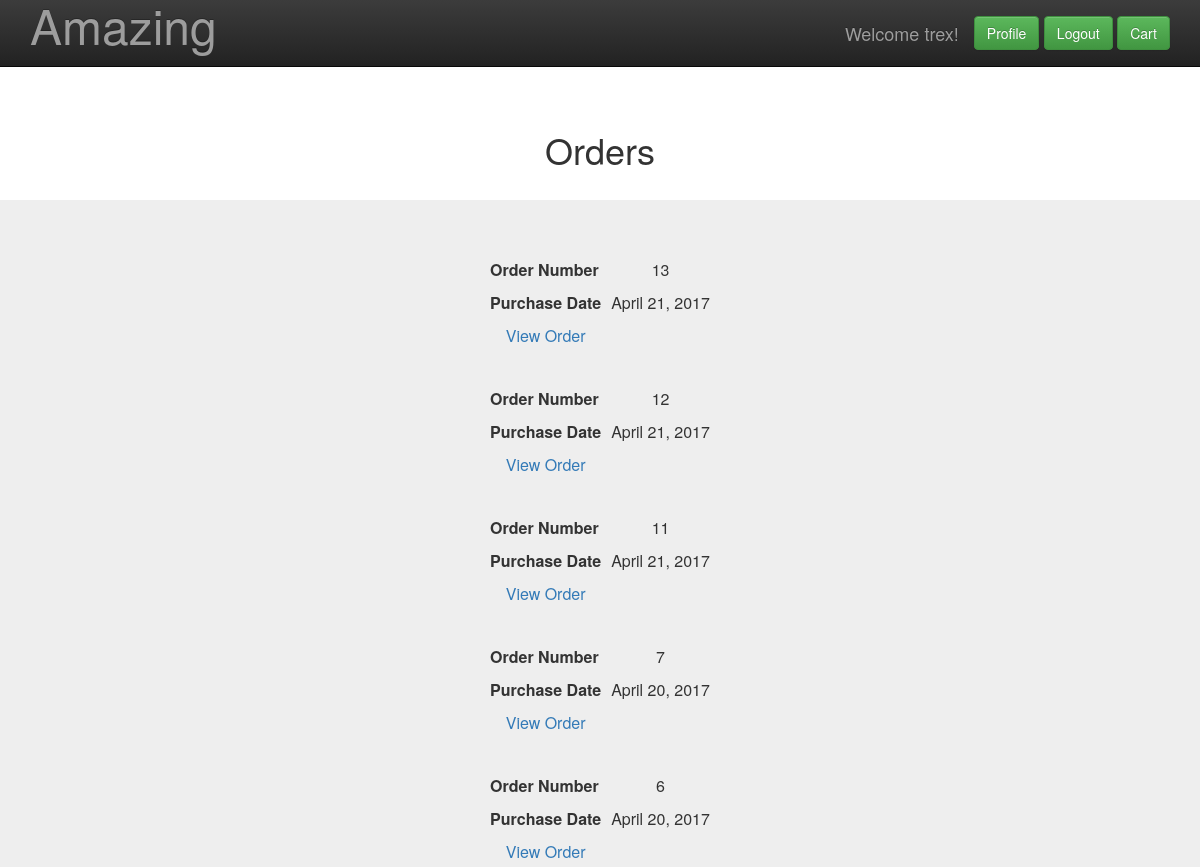
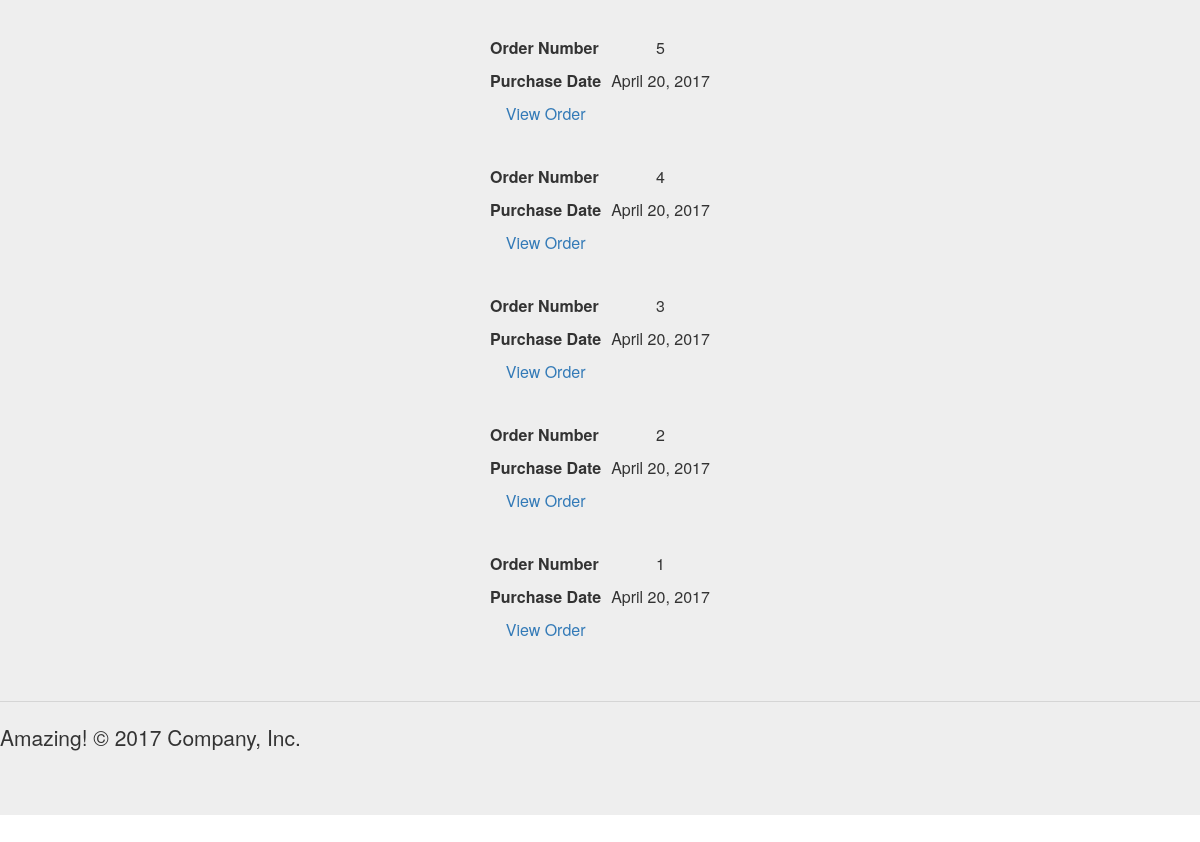
The page /profile/view-orders (signed in) on the database as committed earlier (2 pictures, top to bottom).
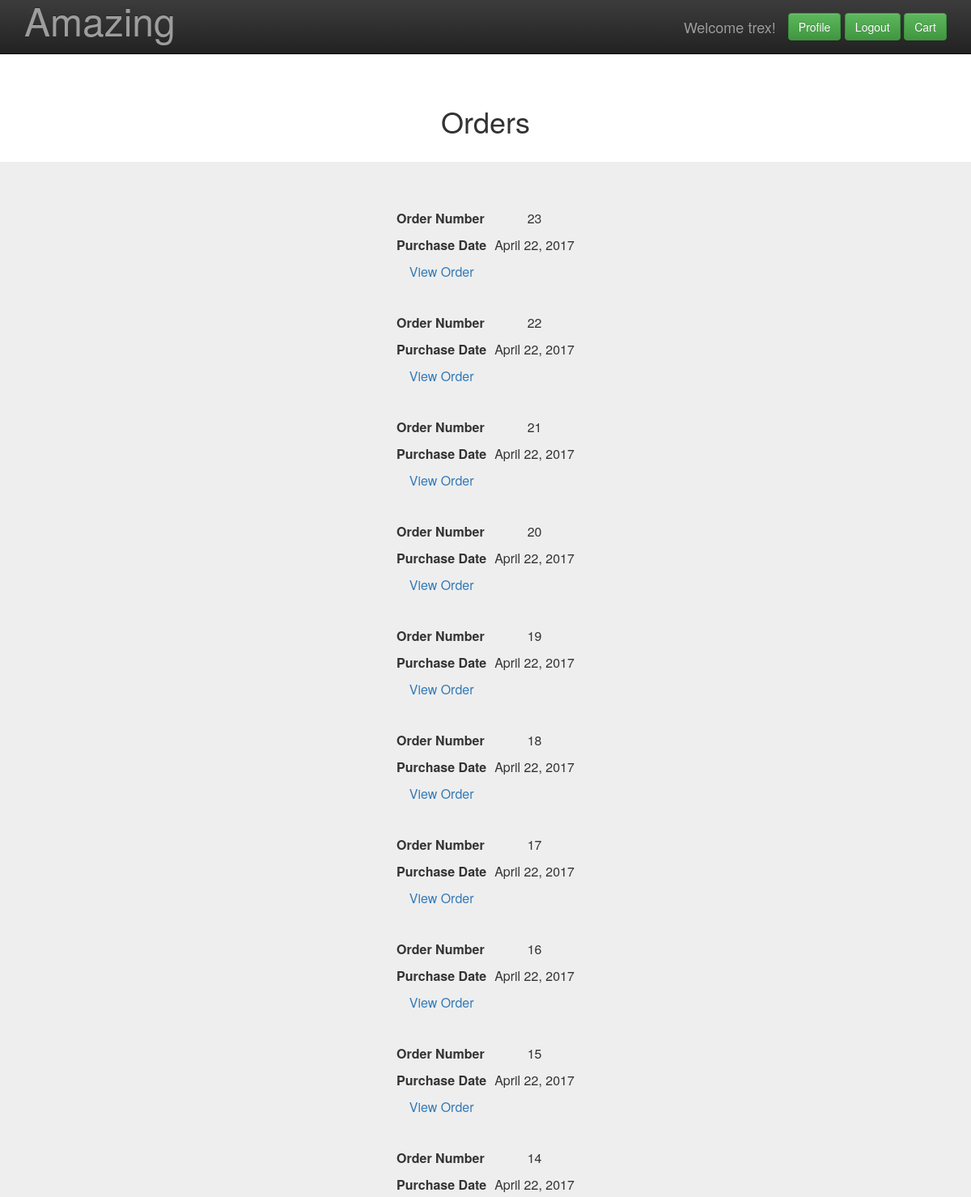
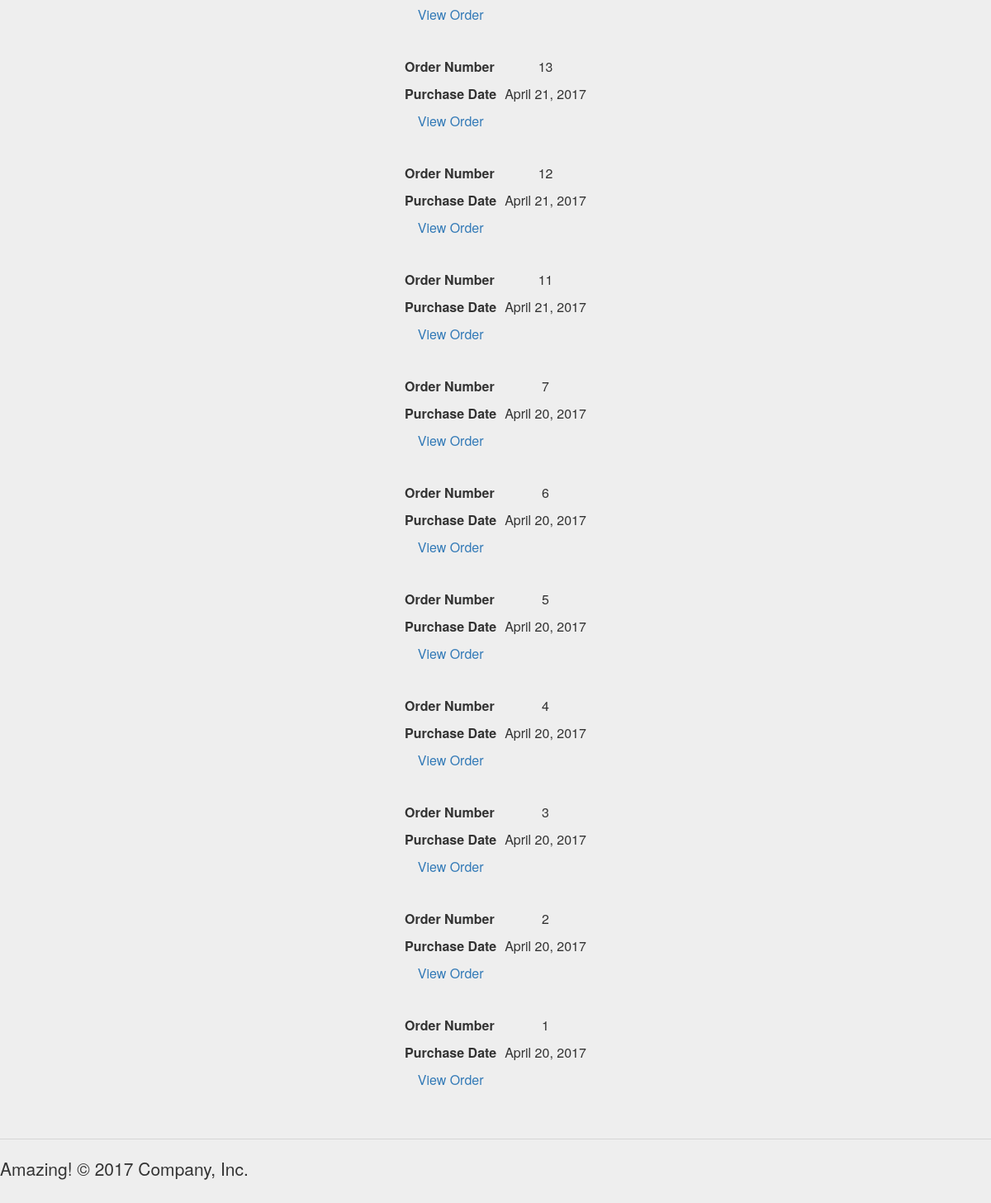
The same page on the database as committed later (2 pictures, top to bottom).
### user_profile/models.py (models this page shows, shortened)
class Order(models.Model):
	user = models.ForeignKey(User,on_delete=models.CASCADE)
	purchase_date = models.DateField(auto_now_add=True)
	address = models.CharField(max_length=100, blank=True)
	city = models.CharField(max_length=100, blank=True)
	state = models.CharField(max_length=100, blank=True)
	zip_code = models.CharField(max_length=100, blank=True)
	card_number = models.IntegerField(null=True)
	card_name = models.CharField(max_length=100, blank=True)
	card_month = models.IntegerField(null=True)
	card_year = models.IntegerField(null=True)

### user_profile/views.py (the view)
def view_orders(request):
	orders = Order.objects.filter(user=request.user)
	orders = sorted(orders, key=operator.attrgetter('pk'), reverse=True)
	return render(request, 'vieworders.html', {'orders':orders})

### templates/vieworders.html (shortened to what this page needs)
{% load staticfiles %}
{% load humanize %}
<link rel="stylesheet" href="https://maxcdn.bootstrapcdn.com/bootstrap/3.3.7/css/bootstrap.min.css">
<link rel="stylesheet" href="https://maxcdn.bootstrapcdn.com/bootstrap/3.3.7/css/bootstrap-theme.min.css">
<!DOCTYPE html>
<html lang="en">
  <head>
    <link href="../../assets/css/ie10-viewport-bug-workaround.css" rel="stylesheet">
    <link href="/static/css/jumbotron.css" rel="stylesheet">
  </head>
  <body>
    <nav class="navbar navbar-inverse navbar-fixed-top">
      <div class="container">
        <div class="navbar-header">
          <a class="navbar-brand" href="/">
      <font size = "18">Amazing</font>
      </a>
        </div>
        <div id="navbar" class="navbar-collapse collapse">
          <form class="navbar-form navbar-right">
            <form method="POST" action="{}">
              <div class="form-group">
                {% if user.is_authenticated %}
                  <table>
                    <tr>
                      <td><a class="navbar-brand text-center" href="{% url 'profile' %}">Welcome {{ user.username }}!</a></td>
                      <td><a class="btn btn-success" href="{% url 'profile' %}" role="button">Profile</a></td>
                      <td>&nbsp;</td>
                      <td> <a class="btn btn-success" href="{% url 'logout' %}" role="button">Logout</a></td>
                      <td>&nbsp;</td>
                      <td> <a class="btn btn-success" href="{% url 'cart' %}" role="button">Cart</a></td>
                    </tr>
                  </table>
                {% else %}
                  <a class="btn btn-success" href="{% url 'login' %}" role="button">Sign In</a>
                {% endif %}
              </div>
            </form>
          </form>
      </div>
    </nav>
  <div class="SearchColumn">
    <br>
    <br>
    <div class="container text-center">
      <br>
      <h1>Orders</h1>
      <br>
    </div>
  </div>
  <div class="jumbotron">
    <div class="container text-center">
      <table class="center" style="border-collapse: separate; border-spacing: 10px;">
      {% for order in orders %}
        <tr>
          <th align="center">Order Number</th>
          <td align="center">{{order.pk}}</td>
        </tr>
        <tr>
          <th align="center">Purchase Date</th>
          <td align="center">{{order.purchase_date}}</td>
        </tr>
        <tr>
          <td align="center"><a href="{% url 'order' %}?id={{order.pk | urlencode}}">View Order</a></td>
        </tr>
      {% endfor %}
      </table>
    </div>
    <hr>
    <footer>
      <p>Amazing! &copy; 2017 Company, Inc.</p>
    </footer>
  </div>
  </body>
</html>

### static/css/jumbotron.css (style rules this page uses)
body { padding-top: 50px; padding-bottom: 20px; }

### templates/vieworders.html (style rules this page uses)
table.center { margin-left: auto; margin-right: auto; }

Rows that differ between the two databases and show on the page:
added Order: pk "23", purchase_date "April 22, 2017"
added Order: pk "22", purchase_date "April 22, 2017"
added Order: pk "21", purchase_date "April 22, 2017"
added Order: pk "20", purchase_date "April 22, 2017"
added Order: pk "19", purchase_date "April 22, 2017"
added Order: pk "18", purchase_date "April 22, 2017"
added Order: pk "17", purchase_date "April 22, 2017"
added Order: pk "16", purchase_date "April 22, 2017"
added Order: pk "15", purchase_date "April 22, 2017"
added Order: pk "14", purchase_date "April 22, 2017"
